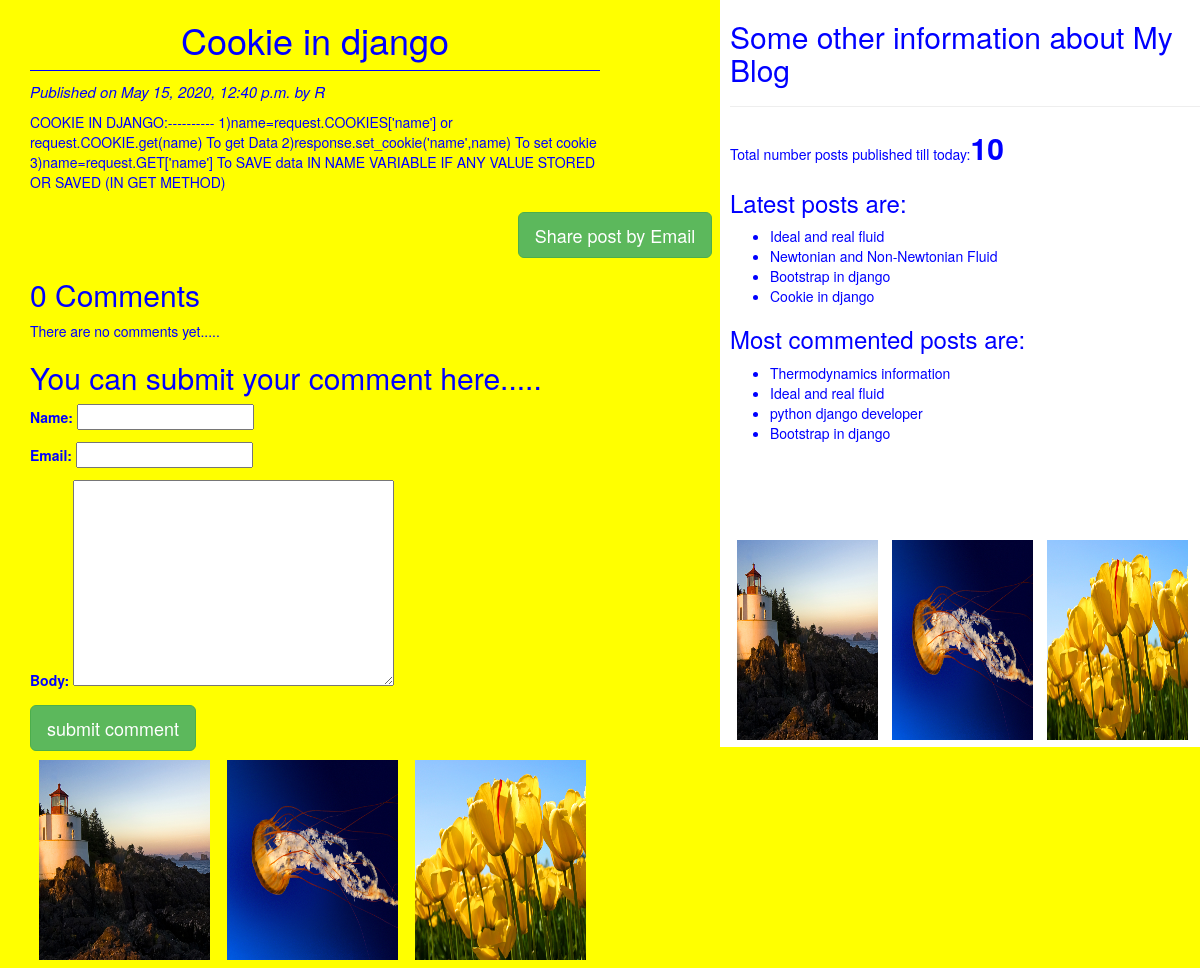
Page /2020/15/05/cookie-django/ on the committed database.
### blog/models.py (models this page shows, shortened)
class Post(models.Model):
    STATUS_CHOICES=(('draft','Draft'),('published','Published'))
    title=models.CharField(max_length=256)
    slug=models.SlugField(max_length=264,unique_for_date='publish')
    body=models.TextField()
    author=models.ForeignKey(User,related_name='blog_posts',on_delete=models.CASCADE)
    publish=models.DateTimeField(default=timezone.now)
    created=models.DateTimeField(auto_now_add=True)
    updated=models.DateTimeField(auto_now=True)
    status=models.CharField(max_length=10,choices=STATUS_CHOICES,default='draft')
    objects=CustomManager()
    tags=TaggableManager() # for every post we need to associates tags which will be managed by TaggableManager
    class Meta:
        ordering=['-publish',]
    def get_absolute_url(self):
        return reverse('post_detail',args=[self.publish.year,self.publish.strftime('%d'),self.publish.strftime('%m'),self.slug])

### blog/views.py (the view)
# urls.py: path('<int:year>/<int:month>/<int:day>/<str:post>/',views.post_detail_view,name='post_detail'),
def post_detail_view(request,year,month,day,post):
    post=get_object_or_404(Post,slug=post,status='published')
    comments=post.comments.filter(active=True) # display all comments related to this post where active=True only
    csubmit=False #csubmit means commentsubmit
    if request.method=='POST':
        form=CommentsForm(request.POST) # it contains CommentsForm form data
        if form.is_valid():
            new_comment=form.save(commit=False) #commit=False  means don't save the comments in the database now
            new_comment.post=post  # related to the current post assign the comment for post field i.e new_comment.post
            new_comment.save()
            csubmit=True    #csubmit means commentsubmit
    else:
        form=CommentsForm()
    return render(request,'blog/post_detail.html',{'post':post,'form':form,'csubmit':csubmit,'comments':comments})  #TO DISPLAY POST WITHOUT NO. OF VISITORS TO WEBSITE

### blog/forms.py
class CommentsForm(forms.ModelForm):
    class Meta:
        model=Comments
        fields=('name','email','body')

### blog/models.py (called while the page is built)
    def get_queryset(self):
        return super().get_queryset().filter(status='published')

### blog/templatetags/blog_tags.py (called while the page is built)
@register.simple_tag#(name='my_tag')   #register of this function as template tag in this manner
def total_posts():
    return Post.objects.count()  # here it will act as 'template'

@register.inclusion_tag('blog/latest_posts123.html')  # blog/latest_posts123.html:---> it means inclusion of this template because inclusion_tag returns a rendered template
def show_latest_posts(count=3):  #(count=3 means by default it will display 3 posts in Latest posts if any count value not specified in sidebar of base.html)
    latest_posts=Post.objects.order_by('-publish')[:count]#[:3] (here instead of hard coding([:3]) we are passing count value which we will get in base.html template tag:--> {%show_latest_posts 4%}
    return {'latest_posts':latest_posts}

@register.simple_tag
def get_most_commented_posts(count=4):
    return Post.objects.annotate(total_comments=Count('comments')).order_by('-total_comments')[:count]

### templates/blog/post_detail.html (shortened to what this page needs)
{%extends 'blog/base.html' %}
{%block content%}
<h1>{{post.title}}</h1>
<p id="date">Published on {{post.publish}} by {{post.author|title}}</p>
{{post.body}}<br><br>
<div class="container" align="center">
  <a href="/{{post.id}}/share" class="btn btn-success btn-lg">Share post by Email</a>
</div>
{% with comments.count as comments_count %}
<h2>{{comments_count}} Comment{{comments_count|pluralize}}</h2>
{%endwith%}
 {%if comments%}
 {%for comment in comments%}
 <p id="ch">Comment {{forloop.counter}} by {{comment.name}} on {{comment.created}}</p>
 <div class="cb">
   {{comment.body|linebreaks}}
 </div>
 {%endfor%}<hr id="ch">
 {%else%}
 <p>There are no comments yet.....</p>
 {%endif%}
 {%if csubmit%}
 <p>your comment added successfully</p>
 {%else%}
 <h2>You can submit your comment here.....</h2>
 <form method="post" >
   {{form.as_p}}
   <input type="submit" class="btn btn-lg btn-success"  value="submit comment">
 </form>
   {%endif%}
{%endblock%}

### templates/blog/base.html (shortened to what this page needs)
<!DOCTYPE html>
{%load blog_tags%}
{%load static%}
<html lang="en">
<head>
    <link rel="stylesheet" href="https://maxcdn.bootstrapcdn.com/bootstrap/3.3.7/css/bootstrap.min.css">
    <link rel="stylesheet" href="{%static "css/blog1.css" %}">
</head>
<body>
<div class="content">
    {%block content%}
    {%endblock%}
    <img src="{%static "images/Lighthouse.jpg"%} ">
    <img src="{%static "images/Jellyfish.jpg"%} ">
    <img src="{%static "images/Tulips.jpg"%} ">
</div>
<div class="sidebar">
    <h2>Some other information about My Blog</h2><hr>
    <p>Total number posts published till today:<span id="pcount">{%total_posts%}</span> </p>
    <h3>Latest posts are:</h3> {%show_latest_posts 4 %}
    <h3>Most commented posts are:</h3>
    <ul>
    {%get_most_commented_posts as most_commented_posts%}
    {%for post in most_commented_posts%}
    <li><a href="{{post.get_absolute_url}}">{{post.title}}</a></li>
    {%endfor%}
  </ul><br><br><br><br>
  <img src="{%static "images/Lighthouse.jpg"%} ">
  <img src="{%static "images/Jellyfish.jpg"%} ">
  <img src="{%static "images/Tulips.jpg"%} ">
</div>
</body>
</html>

### templates/blog/latest_posts123.html
<ul>
  {%for post in latest_posts%}
  <li><a href="{{post.get_absolute_url}}">{{post.title}}</a></li>
  {%endfor%}
</ul>

### static/css/blog1.css (style rules this page uses)
.content { width:50%; float:left; background:yellow; padding: 0 0 0 30px; height:100% }
.sidebar { width:40%; float:right; background:white; padding:0 0 0 10px; height:100% }
body { background:yellow; color:blue; }
h1 { text-align: center; border-bottom: 1px solid blue; padding: 0 0 10px; }
#date { color:blue; font-size:15px; font-style:italic; }
a { color:blue; }
img { height: 200px; width: 30%; float: left; margin: 1.5%; border: 2px; }
#pcount { font-size: 30px; color: blue; font-weight:bold; }

### rows in the picture
Post: title "Cookie in django", publish "May 15, 2020, 12:40 p.m.", author "R", body "COOKIE IN DJANGO:---------- 1)name=request.COOKIES['name'] or request.COOKIE.get(name) To get Data 2)response.set_cookie('name',name) To set cookie 3)name=request.GET['name'] To SAVE data IN NAME VARIABLE IF ANY VALUE STORED OR SAVED (IN GET METHOD)"
Post: title "Ideal and real fluid"
Post: title "Newtonian and Non-Newtonian Fluid"
Post: title "Bootstrap in django"
Post: title "Thermodynamics information"
Post: title "python django developer"

### other values in the picture
{{ comments_count }} "0"
